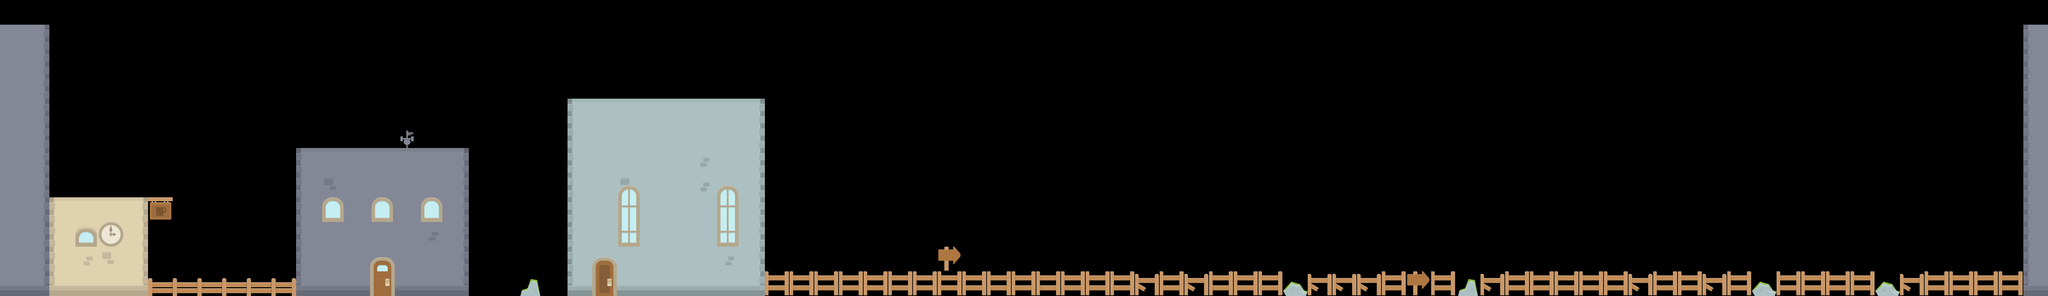

A 2D game scene composited from a Tiled map and its tileset images. What follows is a short description and the map's XML, with each tile layer's data collapsed to a summary:
An orthogonal 83x12 tile map with 70x70 px tiles, 3 tile layers (buildings, doors_objects, solid_tiles), 6 tilesets and 99 objects.

<map version="1.0" tiledversion="1.1.2" orientation="orthogonal" renderorder="right-down" width="83" height="12" tilewidth="70" tileheight="70" infinite="0" nextobjectid="201">
 <tileset firstgid="1" name="sheet" tilewidth="70" tileheight="70" tilecount="98" columns="14">
  <image source="sheet.png" width="980" height="490" />
 </tileset>
 <tileset firstgid="99" name="tiles_spritesheet" tilewidth="70" tileheight="70" spacing="2" margin="2" tilecount="156" columns="12">
  <image source="tiles_spritesheet.png" width="914" height="936" />
 </tileset>
 <tileset firstgid="255" name="backgrounds" tilewidth="1920" tileheight="1080" tilecount="8" columns="0">
  <grid orientation="orthogonal" width="1" height="1" />
  <tile id="0">
   <image width="1920" height="1080" source="bckg/layer_01_1920 x 1080.png" />
  </tile>
  <tile id="1">
   <image width="1920" height="1080" source="bckg/layer_02_1920 x 1080.png" />
  </tile>
  <tile id="2">
   <image width="1920" height="1080" source="bckg/layer_03_1920 x 1080.png" />
  </tile>
  <tile id="3">
   <image width="1920" height="1080" source="bckg/layer_04_1920 x 1080.png" />
  </tile>
  <tile id="4">
   <image width="1920" height="1080" source="bckg/layer_05_1920 x 1080.png" />
  </tile>
  <tile id="5">
   <image width="1920" height="1080" source="bckg/layer_06_1920 x 1080.png" />
  </tile>
  <tile id="6">
   <image width="1920" height="1080" source="bckg/layer_07_1920 x 1080.png" />
  </tile>
  <tile id="11">
   <image width="1365" height="768" source="bckg/layer_08_1920 x 1080_fork.jpg" />
  </tile>
 </tileset>
 <tileset firstgid="267" name="collectibles" tilewidth="30" tileheight="32" tilecount="1" columns="0">
  <grid orientation="orthogonal" width="1" height="1" />
  <tile id="1">
   <image width="30" height="32" source="Coin2.png" />
  </tile>
 </tileset>
 <tileset firstgid="269" name="collectibles" tilewidth="30" tileheight="30" tilecount="8" columns="8">
  <image source="collectibles.png" width="240" height="30" />
 </tileset>
 <tileset firstgid="277" name="enemies" tilewidth="71" tileheight="147" tilecount="5" columns="0">
  <grid orientation="orthogonal" width="1" height="1" />
  <tile id="0">
   <image width="51" height="73" source="enemies/moreenemiesanimations/Enemy sprites/ghost.png" />
  </tile>
  <tile id="1">
   <image width="58" height="39" source="enemies/moreenemiesanimations/Enemy sprites/frog.png" />
  </tile>
  <tile id="2">
   <image width="71" height="70" source="enemies/moreenemiesanimations/Enemy sprites/grassBlock.png" />
  </tile>
  <tile id="5">
   <image width="53" height="147" source="enemies/moreenemiesanimations/Enemy sprites/snakeSlime.png" />
   <animation>
    <frame tileid="5" duration="100" />
    <frame tileid="6" duration="100" />
   </animation>
  </tile>
  <tile id="6">
   <image width="52" height="147" source="enemies/moreenemiesanimations/Enemy sprites/snakeSlime_ani.png" />
  </tile>
 </tileset>
 <objectgroup name="sunset" locked="1">
  <properties>
   <property name="paralax" type="int" value="8" />
   <property name="zindex" type="int" value="-30" />
  </properties>
  <object id="52" gid="266" x="140" y="770" width="1365" height="768" />
  <object id="53" gid="266" x="1470" y="770" width="1365" height="768" />
  <object id="64" gid="266" x="2836.29" y="770.545" width="1365" height="768" />
  <object id="65" gid="266" x="4202.95" y="770.545" width="1365" height="768" />
  <object id="68" gid="266" x="5569.62" y="773.576" width="1365" height="768" />
 </objectgroup>
 <objectgroup name="sun" locked="1">
  <properties>
   <property name="paralax" type="int" value="7" />
   <property name="zindex" type="int" value="-29" />
  </properties>
  <object id="55" gid="261" x="140" y="1050" width="1920" height="1080">
   <properties>
    <property name="zindex" type="int" value="-12" />
   </properties>
  </object>
 </objectgroup>
 <objectgroup name="dark buildings2" locked="1" offsetx="0" offsety="70">
  <properties>
   <property name="paralax" type="int" value="6" />
   <property name="zindex" type="int" value="-28" />
  </properties>
  <object id="31" gid="259" x="1964" y="800" width="1920" height="1080" />
  <object id="32" gid="259" x="56" y="788" width="1920" height="1080" />
  <object id="66" gid="259" x="3881.94" y="775.515" width="1920" height="1080" />
 </objectgroup>
 <objectgroup name="dark buildings1" locked="1">
  <properties>
   <property name="paralax" type="int" value="5" />
   <property name="zindex" type="int" value="-26" />
  </properties>
  <object id="28" gid="258" x="108" y="830" width="1920" height="1080" />
  <object id="29" gid="258" x="2024" y="854" width="1920" height="1080" />
  <object id="69" gid="258" x="3944" y="808" width="1920" height="1080" />
 </objectgroup>
 <objectgroup name="light buildings" locked="1">
  <properties>
   <property name="paralax" type="int" value="4" />
   <property name="zindex" type="int" value="-25" />
  </properties>
  <object id="72" gid="260" x="4890" y="1102" width="1920" height="1080" />
  <object id="73" gid="260" x="2976" y="1162" width="1920" height="1080" />
  </objectgroup>
 <objectgroup name="chicago" locked="1">
  <properties>
   <property name="paralax" type="int" value="3" />
   <property name="zindex" type="int" value="-24" />
  </properties>
  <!-- 83 objects omitted --></objectgroup>
 <objectgroup name="background1" locked="1">
  <properties>
   <property name="paralax" type="int" value="1" />
   <property name="zindex" type="int" value="-22" />
  </properties>
  <!-- 80 objects omitted --></objectgroup>
 <objectgroup name="b_trees" locked="1">
  <properties>
   <property name="paralax" type="int" value="1" />
   <property name="zindex" type="int" value="-22" />
  </properties>
  <!-- 77 objects omitted --></objectgroup>
 <layer name="buildings" width="83" height="12" locked="1">
  <properties>
   <property name="background" type="bool" value="true" />
  </properties>
  <data>[996 cells, 179 non-empty, 40 distinct tile ids]</data>
 </layer>
 <layer name="doors_objects" width="83" height="12" locked="1">
  <properties>
   <property name="background" type="bool" value="true" />
  </properties>
  <data>[996 cells, 19 non-empty, 14 distinct tile ids]</data>
 </layer>
 <layer name="solid_tiles" width="83" height="12" locked="1">
  <properties>
   <property name="background" type="bool" value="true" />
   <property name="solid" type="bool" value="true" />
  </properties>
  <data>[996 cells, 33 non-empty, 6 distinct tile ids]</data>
 </layer>
 <objectgroup name="exit" locked="1">
  <properties>
   <property name="exit_condition" type="int" value="0" />
  </properties>
  <!-- 75 objects omitted --></objectgroup>
 <objectgroup name="collectibles" locked="1">
  <properties>
   <property name="collectible" type="bool" value="true" />
  </properties>
  <!-- 74 objects omitted --></objectgroup>
 <objectgroup name="solid layer" locked="1">
  <properties>
   <property name="solid" type="bool" value="true" />
  </properties>
  <!-- 34 objects omitted --></objectgroup>
 <objectgroup name="agressive_enemies">
  <properties>
   <property name="can_jump" type="bool" value="true" />
   <property name="can_shoot" type="bool" value="true" />
   <property name="enemy" type="bool" value="true" />
  </properties>
  <!-- 12 objects omitted --></objectgroup>
 <objectgroup name="slow_glider_enemies" locked="1">
  <properties>
   <property name="can_jump" type="bool" value="false" />
   <property name="can_shoot" type="bool" value="false" />
   <property name="enemy" type="bool" value="true" />
  </properties>
  <!-- 5 objects omitted --></objectgroup>
 <objectgroup name="BOSSES" locked="1">
  <properties>
   <property name="can_shoot" type="bool" value="true" />
   <property name="enemy" type="bool" value="true" />
   <property name="hp" type="int" value="300" />
  </properties>
  <!-- 1 objects omitted --></objectgroup>
</map>
<!-- 85 of 99 objects omitted -->
